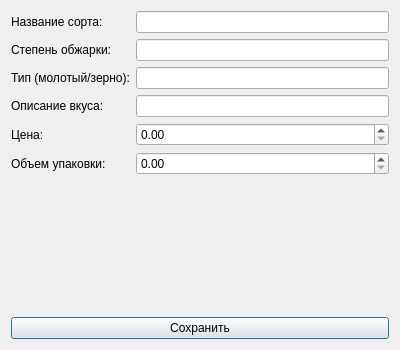
<?xml version="1.0" encoding="UTF-8"?>
<ui version="4.0">
 <class>AddEditForm</class>
 <widget class="QDialog" name="AddEditForm">
  <property name="geometry">
   <rect>
    <x>0</x>
    <y>0</y>
    <width>400</width>
    <height>350</height>
   </rect>
  </property>
  <property name="windowTitle">
   <string>Редактирование записи о кофе</string>
  </property>
  <layout class="QVBoxLayout" name="verticalLayout">
   <item>
    <layout class="QFormLayout" name="formLayout">
     <item row="0" column="0">
      <widget class="QLabel" name="label">
       <property name="text">
        <string>Название сорта:</string>
       </property>
      </widget>
     </item>
     <item row="0" column="1">
      <widget class="QLineEdit" name="nameInput"/>
     </item>
     <item row="1" column="0">
      <widget class="QLabel" name="label_2">
       <property name="text">
        <string>Степень обжарки:</string>
       </property>
      </widget>
     </item>
     <item row="1" column="1">
      <widget class="QLineEdit" name="roastInput"/>
     </item>
     <item row="2" column="0">
      <widget class="QLabel" name="label_3">
       <property name="text">
        <string>Тип (молотый/зерно):</string>
       </property>
      </widget>
     </item>
     <item row="2" column="1">
      <widget class="QLineEdit" name="typeInput"/>
     </item>
     <item row="3" column="0">
      <widget class="QLabel" name="label_4">
       <property name="text">
        <string>Описание вкуса:</string>
       </property>
      </widget>
     </item>
     <item row="3" column="1">
      <widget class="QLineEdit" name="tasteInput"/>
     </item>
     <item row="4" column="0">
      <widget class="QLabel" name="label_5">
       <property name="text">
        <string>Цена:</string>
       </property>
      </widget>
     </item>
     <item row="4" column="1">
      <widget class="QDoubleSpinBox" name="priceInput">
       <property name="maximum">
        <double>99999.990000000005239</double>
       </property>
      </widget>
     </item>
     <item row="5" column="0">
      <widget class="QLabel" name="label_6">
       <property name="text">
        <string>Объем упаковки:</string>
       </property>
      </widget>
     </item>
     <item row="5" column="1">
      <widget class="QDoubleSpinBox" name="sizeInput">
       <property name="maximum">
        <double>99999.990000000005239</double>
       </property>
      </widget>
     </item>
    </layout>
   </item>
   <item>
    <widget class="QPushButton" name="saveButton">
     <property name="text">
      <string>Сохранить</string>
     </property>
    </widget>
   </item>
  </layout>
 </widget>
</ui>
